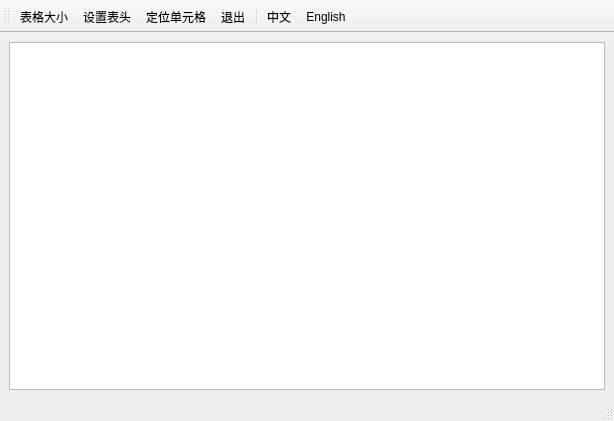
<?xml version="1.0" encoding="UTF-8"?>
<ui version="4.0">
 <class>MultiLangMainWindow</class>
 <widget class="QMainWindow" name="MultiLangMainWindow">
  <property name="geometry">
   <rect>
    <x>0</x>
    <y>0</y>
    <width>614</width>
    <height>421</height>
   </rect>
  </property>
  <property name="windowTitle">
   <string>MainWindow</string>
  </property>
  <widget class="QWidget" name="centralwidget">
   <layout class="QGridLayout" name="gridLayout">
    <item row="0" column="0">
     <widget class="QTableView" name="tableView"/>
    </item>
   </layout>
  </widget>
  <widget class="QMenuBar" name="menubar">
   <property name="geometry">
    <rect>
     <x>0</x>
     <y>0</y>
     <width>614</width>
     <height>23</height>
    </rect>
   </property>
  </widget>
  <widget class="QStatusBar" name="statusBar"/>
  <widget class="QToolBar" name="mainToolBar">
   <property name="windowTitle">
    <string>toolBar</string>
   </property>
   <property name="toolButtonStyle">
    <enum>Qt::ToolButtonTextUnderIcon</enum>
   </property>
   <attribute name="toolBarArea">
    <enum>TopToolBarArea</enum>
   </attribute>
   <attribute name="toolBarBreak">
    <bool>false</bool>
   </attribute>
   <addaction name="actTab_SetSize"/>
   <addaction name="actTab_SetHeader"/>
   <addaction name="actTab_Locate"/>
   <addaction name="actFile_Quit"/>
   <addaction name="separator"/>
   <addaction name="actLang_CN"/>
   <addaction name="actLang_EN"/>
  </widget>
  <action name="actTab_SetSize">
   <property name="icon">
    <iconset>
     <normaloff>:/images/images/230.bmp</normaloff>:/images/images/230.bmp</iconset>
   </property>
   <property name="text">
    <string>表格大小</string>
   </property>
   <property name="toolTip">
    <string>设置表格行数列数</string>
   </property>
  </action>
  <action name="actTab_SetHeader">
   <property name="icon">
    <iconset>
     <normaloff>:/images/images/516.bmp</normaloff>:/images/images/516.bmp</iconset>
   </property>
   <property name="text">
    <string>设置表头</string>
   </property>
   <property name="toolTip">
    <string>设置表头标题</string>
   </property>
  </action>
  <action name="actFile_Quit">
   <property name="icon">
    <iconset>
     <normaloff>:/images/images/132.bmp</normaloff>:/images/images/132.bmp</iconset>
   </property>
   <property name="text">
    <string>退出</string>
   </property>
   <property name="toolTip">
    <string>退出本软件</string>
   </property>
  </action>
  <action name="actTab_Locate">
   <property name="icon">
    <iconset>
     <normaloff>:/images/images/304.bmp</normaloff>:/images/images/304.bmp</iconset>
   </property>
   <property name="text">
    <string>定位单元格</string>
   </property>
   <property name="toolTip">
    <string>定位到某个单元格</string>
   </property>
  </action>
  <action name="actLang_CN">
   <property name="icon">
    <iconset>
     <normaloff>:/images/images/CN.jpg</normaloff>:/images/images/CN.jpg</iconset>
   </property>
   <property name="text">
    <string>中文</string>
   </property>
  </action>
  <action name="actLang_EN">
   <property name="icon">
    <iconset>
     <normaloff>:/images/images/timg2.jpg</normaloff>:/images/images/timg2.jpg</iconset>
   </property>
   <property name="text">
    <string>English</string>
   </property>
  </action>
 </widget>
 <resources/>
 <connections/>
</ui>
